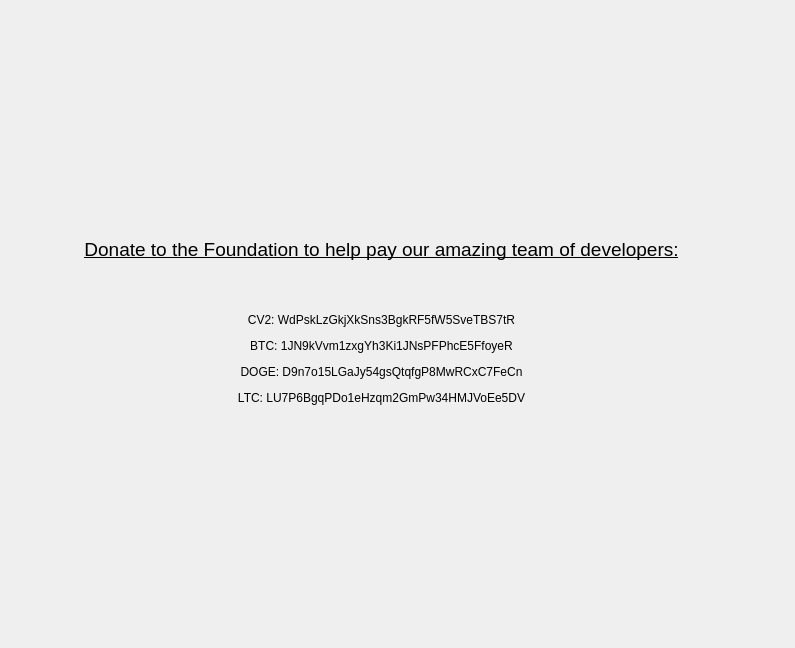
<?xml version="1.0" encoding="UTF-8"?>
<ui version="4.0">
 <class>PoolBrowser</class>
 <widget class="QWidget" name="PoolBrowser">
  <property name="windowModality">
   <enum>Qt::NonModal</enum>
  </property>
  <property name="geometry">
   <rect>
    <x>0</x>
    <y>0</y>
    <width>795</width>
    <height>648</height>
   </rect>
  </property>
  <property name="windowTitle">
   <string>Digging</string>
  </property>
  <layout class="QGridLayout" name="gridLayout">
   <property name="sizeConstraint">
    <enum>QLayout::SetMaximumSize</enum>
   </property>
   <item row="0" column="1">
    <widget class="QWidget" name="widget" native="true">
     <widget class="QWidget" name="gridLayoutWidget_2">
      <property name="geometry">
       <rect>
        <x>10</x>
        <y>0</y>
        <width>721</width>
        <height>621</height>
       </rect>
      </property>
      <layout class="QGridLayout" name="gridLayout_4">
       <item row="0" column="0">
        <layout class="QGridLayout" name="gridLayout_5">
         <property name="horizontalSpacing">
          <number>6</number>
         </property>
         <item row="0" column="0">
          <widget class="QLabel" name="label">
           <property name="text">
            <string>&lt;html&gt;&lt;head/&gt;&lt;body&gt;&lt;p align=&quot;center&quot;&gt;&lt;span style=&quot; font-size:14pt; text-decoration: underline;&quot;&gt;Donate to the Foundation to help pay our amazing team of developers:&lt;/span&gt;&lt;/p&gt;&lt;p align=&quot;center&quot;&gt;&lt;br/&gt;&lt;/p&gt;&lt;p align=&quot;center&quot;&gt;CV2: WdPskLzGkjXkSns3BgkRF5fW5SveTBS7tR&lt;/p&gt;&lt;p align=&quot;center&quot;&gt;BTC: 1JN9kVvm1zxgYh3Ki1JNsPFPhcE5FfoyeR&lt;/p&gt;&lt;p align=&quot;center&quot;&gt;DOGE: D9n7o15LGaJy54gsQtqfgP8MwRCxC7FeCn&lt;/p&gt;&lt;p align=&quot;center&quot;&gt;LTC: LU7P6BgqPDo1eHzqm2GmPw34HMJVoEe5DV&lt;/p&gt;&lt;/body&gt;&lt;/html&gt;</string>
           </property>
          </widget>
         </item>
        </layout>
       </item>
      </layout>
     </widget>
    </widget>
   </item>
  </layout>
 </widget>
 <layoutdefault spacing="6" margin="11"/>
 <resources/>
 <connections/>
</ui>
